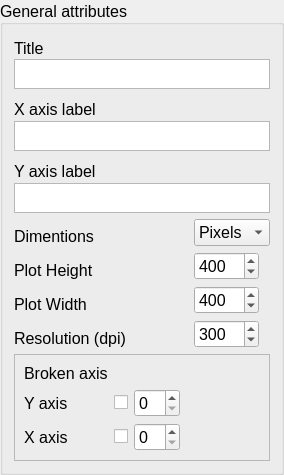
            <widget class="QGroupBox" name="groupBox_3">
             <property name="sizePolicy">
              <sizepolicy hsizetype="Minimum" vsizetype="Fixed">
               <horstretch>0</horstretch>
               <verstretch>0</verstretch>
              </sizepolicy>
             </property>
             <property name="font">
              <font>
               <pointsize>12</pointsize>
              </font>
             </property>
             <property name="title">
              <string>General attributes</string>
             </property>
             <property name="alignment">
              <set>Qt::AlignLeading|Qt::AlignLeft|Qt::AlignVCenter</set>
             </property>
             <layout class="QVBoxLayout" name="verticalLayout_9">
              <item>
               <layout class="QVBoxLayout" name="verticalLayout_10">
                <item>
                 <widget class="QLabel" name="pg2_graph_title">
                  <property name="minimumSize">
                   <size>
                    <width>0</width>
                    <height>17</height>
                   </size>
                  </property>
                  <property name="maximumSize">
                   <size>
                    <width>16777215</width>
                    <height>10</height>
                   </size>
                  </property>
                  <property name="font">
                   <font>
                    <pointsize>12</pointsize>
                   </font>
                  </property>
                  <property name="text">
                   <string>Title</string>
                  </property>
                  <property name="alignment">
                   <set>Qt::AlignLeading|Qt::AlignLeft|Qt::AlignTop</set>
                  </property>
                 </widget>
                </item>
                <item>
                 <widget class="QTextEdit" name="Title_textedit">
                  <property name="maximumSize">
                   <size>
                    <width>16777215</width>
                    <height>30</height>
                   </size>
                  </property>
                  <property name="font">
                   <font>
                    <pointsize>11</pointsize>
                   </font>
                  </property>
                 </widget>
                </item>
                <item>
                 <widget class="QLabel" name="pg2_graph_x_axis_label">
                  <property name="minimumSize">
                   <size>
                    <width>0</width>
                    <height>20</height>
                   </size>
                  </property>
                  <property name="maximumSize">
                   <size>
                    <width>16777215</width>
                    <height>10</height>
                   </size>
                  </property>
                  <property name="font">
                   <font>
                    <pointsize>12</pointsize>
                   </font>
                  </property>
                  <property name="text">
                   <string>X axis label</string>
                  </property>
                  <property name="alignment">
                   <set>Qt::AlignLeading|Qt::AlignLeft|Qt::AlignTop</set>
                  </property>
                 </widget>
                </item>
                <item>
                 <widget class="QTextEdit" name="x_axis_textedit">
                  <property name="maximumSize">
                   <size>
                    <width>16777215</width>
                    <height>30</height>
                   </size>
                  </property>
                  <property name="font">
                   <font>
                    <pointsize>11</pointsize>
                   </font>
                  </property>
                 </widget>
                </item>
                <item>
                 <widget class="QLabel" name="pg2_graph_y_axis_label">
                  <property name="minimumSize">
                   <size>
                    <width>0</width>
                    <height>20</height>
                   </size>
                  </property>
                  <property name="maximumSize">
                   <size>
                    <width>16777215</width>
                    <height>10</height>
                   </size>
                  </property>
                  <property name="font">
                   <font>
                    <pointsize>12</pointsize>
                   </font>
                  </property>
                  <property name="text">
                   <string>Y axis label</string>
                  </property>
                  <property name="alignment">
                   <set>Qt::AlignLeading|Qt::AlignLeft|Qt::AlignTop</set>
                  </property>
                 </widget>
                </item>
                <item>
                 <widget class="QTextEdit" name="x_axis_textedit_2">
                  <property name="maximumSize">
                   <size>
                    <width>16777215</width>
                    <height>30</height>
                   </size>
                  </property>
                  <property name="font">
                   <font>
                    <pointsize>11</pointsize>
                   </font>
                  </property>
                 </widget>
                </item>
               </layout>
              </item>
              <item>
               <layout class="QGridLayout" name="gridLayout_14">
                <item row="4" column="0">
                 <widget class="QLabel" name="max_width_label">
                  <property name="minimumSize">
                   <size>
                    <width>0</width>
                    <height>20</height>
                   </size>
                  </property>
                  <property name="maximumSize">
                   <size>
                    <width>16777215</width>
                    <height>10</height>
                   </size>
                  </property>
                  <property name="font">
                   <font>
                    <pointsize>12</pointsize>
                   </font>
                  </property>
                  <property name="text">
                   <string>Resolution (dpi)</string>
                  </property>
                  <property name="alignment">
                   <set>Qt::AlignLeading|Qt::AlignLeft|Qt::AlignTop</set>
                  </property>
                 </widget>
                </item>
                <item row="4" column="1">
                 <widget class="QSpinBox" name="max_width_label_spinBox">
                  <property name="maximumSize">
                   <size>
                    <width>65</width>
                    <height>16777215</height>
                   </size>
                  </property>
                  <property name="minimum">
                   <number>1</number>
                  </property>
                  <property name="maximum">
                   <number>2000</number>
                  </property>
                  <property name="value">
                   <number>300</number>
                  </property>
                 </widget>
                </item>
                <item row="1" column="0">
                 <widget class="QLabel" name="min_height_label">
                  <property name="minimumSize">
                   <size>
                    <width>0</width>
                    <height>20</height>
                   </size>
                  </property>
                  <property name="maximumSize">
                   <size>
                    <width>16777215</width>
                    <height>10</height>
                   </size>
                  </property>
                  <property name="font">
                   <font>
                    <pointsize>12</pointsize>
                   </font>
                  </property>
                  <property name="text">
                   <string>Plot Height</string>
                  </property>
                  <property name="alignment">
                   <set>Qt::AlignLeading|Qt::AlignLeft|Qt::AlignTop</set>
                  </property>
                 </widget>
                </item>
                <item row="1" column="1">
                 <widget class="QSpinBox" name="min_height_label_spinBox">
                  <property name="maximumSize">
                   <size>
                    <width>65</width>
                    <height>16777215</height>
                   </size>
                  </property>
                  <property name="minimum">
                   <number>1</number>
                  </property>
                  <property name="maximum">
                   <number>8000</number>
                  </property>
                  <property name="value">
                   <number>400</number>
                  </property>
                 </widget>
                </item>
                <item row="2" column="0">
                 <widget class="QLabel" name="max_height_label">
                  <property name="minimumSize">
                   <size>
                    <width>0</width>
                    <height>20</height>
                   </size>
                  </property>
                  <property name="maximumSize">
                   <size>
                    <width>16777215</width>
                    <height>10</height>
                   </size>
                  </property>
                  <property name="font">
                   <font>
                    <pointsize>12</pointsize>
                   </font>
                  </property>
                  <property name="text">
                   <string>Plot Width</string>
                  </property>
                  <property name="alignment">
                   <set>Qt::AlignLeading|Qt::AlignLeft|Qt::AlignTop</set>
                  </property>
                 </widget>
                </item>
                <item row="2" column="1">
                 <widget class="QSpinBox" name="max_height_label_spinBox">
                  <property name="maximumSize">
                   <size>
                    <width>65</width>
                    <height>16777215</height>
                   </size>
                  </property>
                  <property name="minimum">
                   <number>1</number>
                  </property>
                  <property name="maximum">
                   <number>8000</number>
                  </property>
                  <property name="value">
                   <number>400</number>
                  </property>
                 </widget>
                </item>
                <item row="0" column="0">
                 <widget class="QLabel" name="min_width_label">
                  <property name="minimumSize">
                   <size>
                    <width>0</width>
                    <height>20</height>
                   </size>
                  </property>
                  <property name="maximumSize">
                   <size>
                    <width>16777215</width>
                    <height>10</height>
                   </size>
                  </property>
                  <property name="font">
                   <font>
                    <pointsize>12</pointsize>
                   </font>
                  </property>
                  <property name="text">
                   <string>Dimentions</string>
                  </property>
                  <property name="alignment">
                   <set>Qt::AlignLeading|Qt::AlignLeft|Qt::AlignTop</set>
                  </property>
                 </widget>
                </item>
                <item row="0" column="1">
                 <widget class="QComboBox" name="comboBox">
                  <item>
                   <property name="text">
                    <string>Pixels</string>
                   </property>
                  </item>
                  <item>
                   <property name="text">
                    <string>Inches</string>
                   </property>
                  </item>
                  <item>
                   <property name="text">
                    <string>cm</string>
                   </property>
                  </item>
                 </widget>
                </item>
               </layout>
              </item>
              <item>
               <widget class="QFrame" name="brokenaxis_frame">
                <property name="frameShape">
                 <enum>QFrame::StyledPanel</enum>
                </property>
                <property name="frameShadow">
                 <enum>QFrame::Raised</enum>
                </property>
                <layout class="QGridLayout" name="gridLayout_5">
                 <item row="0" column="0">
                  <widget class="QLabel" name="brokenaxis_label">
                   <property name="text">
                    <string>Broken axis</string>
                   </property>
                  </widget>
                 </item>
                 <item row="2" column="1">
                  <widget class="QCheckBox" name="brokenaxis_x_checkBox">
                   <property name="text">
                    <string/>
                   </property>
                  </widget>
                 </item>
                 <item row="2" column="0">
                  <widget class="QLabel" name="brokenaxis_y_label">
                   <property name="enabled">
                    <bool>true</bool>
                   </property>
                   <property name="text">
                    <string>Y axis</string>
                   </property>
                  </widget>
                 </item>
                 <item row="3" column="1">
                  <widget class="QCheckBox" name="brokenaxis_y_checkBox">
                   <property name="text">
                    <string/>
                   </property>
                  </widget>
                 </item>
                 <item row="3" column="0">
                  <widget class="QLabel" name="brokenaxis_x_label">
                   <property name="text">
                    <string>X axis</string>
                   </property>
                  </widget>
                 </item>
                 <item row="2" column="2">
                  <widget class="QSpinBox" name="brokenaxis_y_spinBox">
                   <property name="maximumSize">
                    <size>
                     <width>50</width>
                     <height>16777215</height>
                    </size>
                   </property>
                  </widget>
                 </item>
                 <item row="3" column="2">
                  <widget class="QSpinBox" name="brokenaxis_x_spinBox">
                   <property name="maximumSize">
                    <size>
                     <width>50</width>
                     <height>16777215</height>
                    </size>
                   </property>
                  </widget>
                 </item>
                 <item row="2" column="3">
                  <spacer name="brokenaxis_spacer">
                   <property name="orientation">
                    <enum>Qt::Horizontal</enum>
                   </property>
                   <property name="sizeHint" stdset="0">
                    <size>
                     <width>40</width>
                     <height>20</height>
                    </size>
                   </property>
                  </spacer>
                 </item>
                </layout>
               </widget>
              </item>
             </layout>
            </widget>
